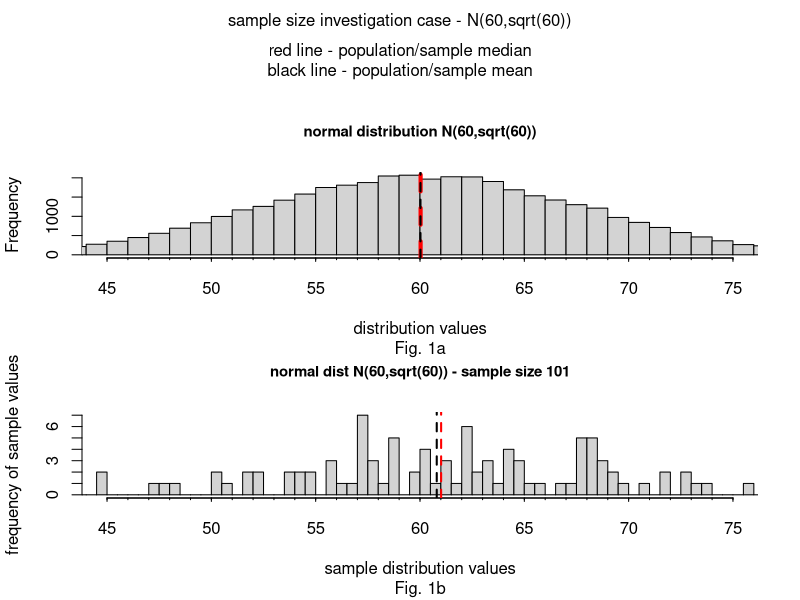
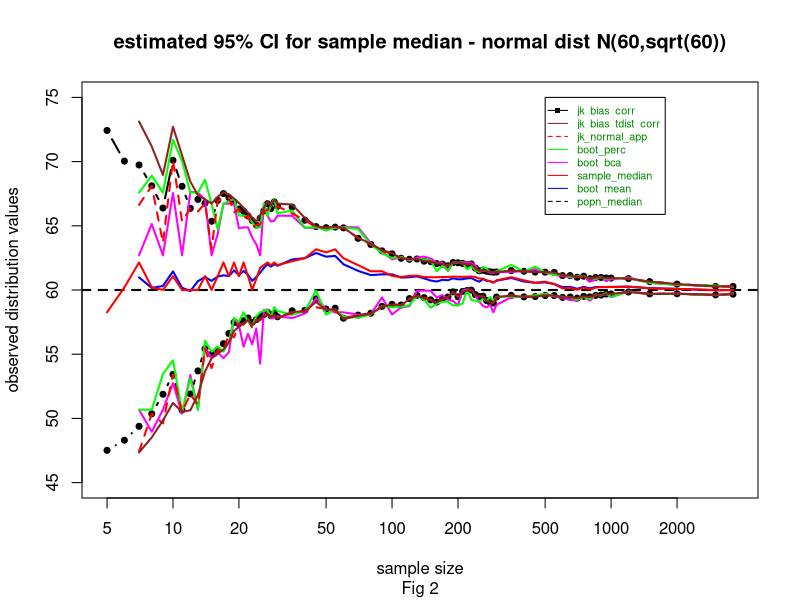
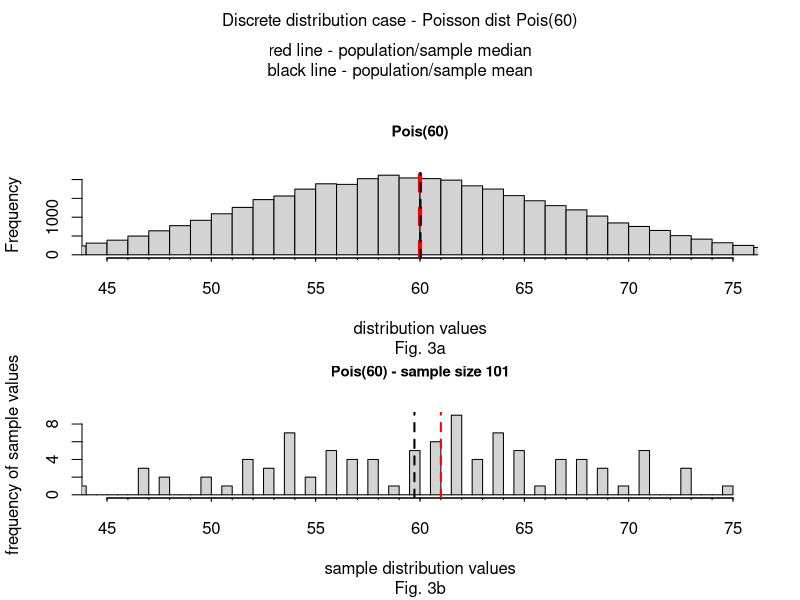

Source code (R) for these figures, in order: (Note: a time limit stopped this script after it produced the figures.)
## ---- chunk 1
setwd("d:/courses/research/variance")

par(mfrow=c(2,1))
par(fig=c(0,1,0.4,0.85))

#large sample size
set.seed(13)
norm_dist <- rnorm(40000,60,sqrt(60))
#table(norm_dist) 
median_dist <- median(norm_dist)
hist(norm_dist,xlim=c(45,75),breaks=80,main="normal distribution N(60,sqrt(60))",xaxt="n",sub="Fig. 1a",xlab="distribution values",cex.main=0.9)
axis(1, at=seq(45,75,1), label=F, tick=T, tck=-.02)
axis(1, at=seq(45,75,5), tck=-.04)
abline(v=median_dist,col="red",lwd=4,lty=2)
abline(v=mean(norm_dist),col="black",lwd=2,lty=2)

# small sample size 1000 
set.seed(719)
rnorm_samp <- rnorm(101,60,sqrt(60))
par(fig=c(0,1,0,0.45), new=TRUE)
hist(rnorm_samp,breaks=80,xlim=c(45,75),main="normal dist N(60,sqrt(60)) - sample size 101",xaxt="n",sub="Fig. 1b",xlab="sample distribution values",ylab="frequency of sample values",cex.main=0.9)
meannormsamp <- mean(sort(rnorm_samp))
mednormsamp <- median(rnorm_samp)
axis(1, at=seq(45,75,1), label=F, tick=T, tck=-.02)
axis(1, at=seq(45,75,5), tck=-.04)
abline(v=meannormsamp,col="black",lwd=2,lty=2)
abline(v=mednormsamp,col="red",lwd=2,lty=2)

mtext("sample size investigation case - N(60,sqrt(60))", side=3, outer=TRUE, line=-1.5)
mtext("red line - population/sample median", side=3, outer=TRUE, line=-3)
mtext("black line - population/sample mean", side=3, outer=TRUE, line=-4)

## ---- chunk 2
setwd("d:/courses/research/variance")

library(boot)
stat <- function(x, i) {median(x[i])}

sampsizes <- c(seq(5,30,1),seq(35,55,5),seq(60,300,10),seq(350,1000,50),1200,1500,2000,3000,3600)
#sampsizes <- c(seq(1000,1000,1))
nsamp <- length(sampsizes)
init <- c(rep("",nsamp))
boot_int_l <- init
boot_bca_l <- init
boot_int_u <- init
boot_bca_u <- init
boot_mean <- init

sample_med <- init

jkinv_l <- init
jkinv_u <- init
jkinv_ba_l <- init
jkinv_ba_u <- init
jkinv_bat_l <- init
jkinv_bat_u <- init

count <- 0
for (inn in sampsizes) 
  {
  count <- count+1
set.seed(719)
rnorm_samp <- rnorm(inn,60,sqrt(60))
sort_norm_samp <- sort(rnorm_samp)

n <- length(sort_norm_samp)
theta <- as.numeric(strsplit(as.character(names(quantile(sort_norm_samp,probs=c(.5)))),"%"))/100
#theta
sample_med[count] <- median(sort_norm_samp)


thetapos <- floor(n/2)


jkinv <- sapply(1 : n,
             function(i) {
               Fn <- quantile(sort_norm_samp[-i],
                              probs=seq(1/(n-1),1,1/(n-1)));
               p1 <- as.numeric(strsplit(as.character(names(Fn[thetapos])),"%"))/100;
               p2 <- as.numeric(strsplit(as.character(names(Fn[thetapos-1])),"%"))/100;
               ifelse(i <= thetapos,p1,p2)
                             }
)
#jkinv
#print(jkinv)
thetaBar <- mean(jkinv)
#thetaBar
jkexpinv <- (jkinv-thetaBar)*sqrt(n)+thetaBar
jkexpand <- quantile(sort_norm_samp,jkexpinv) 
#jkexpand
biasEstinv <- (n - 1) * (thetaBar - theta)
#biasEstinv
seEstinv <- sqrt((n - 1) * mean((jkinv - thetaBar)^2))
#print(seEstinv)
#print("Jackknife estimates using percentile scale and backtransformed")
#print(inn)
#quantile(sort_norm_samp,thetaBar)

jkinv_ba_l[count] <- quantile(sort_norm_samp,0.5-1.96*seEstinv)
jkinv_ba_u[count] <- quantile(sort_norm_samp,0.5+1.96*seEstinv)


possible_error4 <- tryCatch(quantile(sort_norm_samp,0.5-qt(.975,inn-1)*seEstinv),error=function(e) e)
  
  if (inherits(possible_error4,"error") ) {next}

jkinv_bat_l[count] <- quantile(sort_norm_samp,0.5-qt(.975,inn-1)*seEstinv)
jkinv_bat_u[count] <- quantile(sort_norm_samp,0.5+qt(.975,inn-1)*seEstinv)
 



possible_error3 <- tryCatch(quantile(sort_norm_samp,thetaBar-1.96*seEstinv),error=function(e) e)
  
  if (inherits(possible_error3,"error") ) {next}

jkinv_l[count] <- quantile(sort_norm_samp,thetaBar-1.96*seEstinv)

possible_error4 <- tryCatch(quantile(sort_norm_samp,thetaBar+1.96*seEstinv),error=function(e) e)
  
  if (inherits(possible_error4,"error") ) {next}


jkinv_u[count] <- quantile(sort_norm_samp,thetaBar+1.96*seEstinv)



nreps <- ifelse(inn <= 1000, 100, 100)




possible_error <- tryCatch(boot(data = rnorm_samp,
                 statistic = stat,
                 R = nreps),error=function(e) e)
  
  if (inherits(possible_error,"error") ) {next}
      
      boot.out <- boot(data = rnorm_samp,statistic = stat,R = nreps);
boot_mean[count] <- mean(boot.out$t)

possible_error2 <- tryCatch(boot.ci(boot.out,type=c("perc","bca")),error=function(e) e)
  
  if (inherits(possible_error2,"error") ) {next}


info <- boot.ci(boot.out,type=c("perc","bca"));
 
boot_int_l[count] <- info$perc[1,4];
boot_bca_l[count] <- info$bca[1,4];
boot_int_u[count] <- info$perc[1,5];
boot_bca_u[count] <- info$bca[1,5];

 



}

output_boot1 <- cbind(sampsizes,sample_med,boot_int_l,boot_int_u,boot_bca_l,boot_bca_u,
boot_mean,jkinv_l,jkinv_u,jkinv_ba_l,jkinv_ba_u,jkinv_bat_l,jkinv_bat_u)

#output_boot1

par(mfrow=c(1,1))

plot(x=as.numeric(output_boot1[,"sampsizes"]),y=output_boot1[,"jkinv_ba_l"],type="b",lwd=2,ylim=c(45,75),xlim=c(5,3600),log="x",pch=20,xlab="sample size",ylab="observed distribution values",main="estimated 95% CI for sample median - normal dist N(60,sqrt(60))",sub="Fig 2")
par(new=T)
plot(x=as.numeric(output_boot1[,"sampsizes"]),y=output_boot1[,"jkinv_ba_u"],type="b",lwd=2,axes=F,xlab="",ylab="",ylim=c(45,75),xlim=c(5,3600),log="x",pch=20)
par(new=F)
lines(x=as.numeric(output_boot1[,"sampsizes"]),y=output_boot1[,"boot_mean"],lwd=2,col="blue")
abline(h=60,lwd=2,col="black",lty=2)
lines(x=as.numeric(output_boot1[,"sampsizes"]),y=output_boot1[,"sample_med"],lty=1,lwd=2,col="red")
lines(x=as.numeric(output_boot1[,"sampsizes"]),y=output_boot1[,"boot_bca_l"],lty=1,lwd=2,col="magenta")
lines(x=as.numeric(output_boot1[,"sampsizes"]),y=output_boot1[,"boot_bca_u"],lty=1,lwd=2,col="magenta")
lines(x=as.numeric(output_boot1[,"sampsizes"]),y=output_boot1[,"boot_int_l"],lty=1,lwd=2,col="green")
lines(x=as.numeric(output_boot1[,"sampsizes"]),y=output_boot1[,"boot_int_u"],lty=1,lwd=2,col="green")
lines(x=as.numeric(output_boot1[,"sampsizes"]),y=output_boot1[,"jkinv_l"],lty=2,lwd=2,col="red")
lines(x=as.numeric(output_boot1[,"sampsizes"]),y=output_boot1[,"jkinv_u"],lty=2,lwd=2,col="red")
lines(x=as.numeric(output_boot1[,"sampsizes"]),y=output_boot1[,"jkinv_bat_l"],lty=1,lwd=2,col="brown4")
lines(x=as.numeric(output_boot1[,"sampsizes"]),y=output_boot1[,"jkinv_bat_u"],lty=1,lwd=2,col="brown4")
legend(500, 75, c("jk_bias_corr", "jk_bias_tdist_corr", "jk_normal_app","boot_perc","boot_bca","sample_median","boot_mean","popn_median"), col = c("black", "brown4", "red","green","magenta","red","blue","black"),
       text.col = "green4", lty = c(1,1,2,1,1,1,1,2), pch = c(15, NA, NA, NA, NA, NA, NA, NA),cex=.65,
       merge = TRUE, bg = "white")
## ---- chunk 3
setwd("d:/courses/research/variance")

par(mfrow=c(2,1))
par(fig=c(0,1,0.4,0.85))

#large sample size
set.seed(13)
pois_dist <- rpois(40000,60)
#table(norm_dist) 
median_dist <- median(pois_dist)
hist(pois_dist,xlim=c(45,75),breaks=80,main="Pois(60)",xaxt="n",sub="Fig. 3a",xlab="distribution values",cex.main=0.9)
axis(1, at=seq(45,75,1), label=F, tick=T, tck=-.02)
axis(1, at=seq(45,75,5), tck=-.04)
abline(v=median_dist,col="red",lwd=4,lty=2)
abline(v=mean(norm_dist),col="black",lwd=2,lty=2)

# small sample size 1000 
set.seed(719)
pois_samp <- rpois(101,60)
par(fig=c(0,1,0,0.45), new=TRUE)
hist(pois_samp,breaks=80,xlim=c(45,75),main="Pois(60) - sample size 101",xaxt="n",sub="Fig. 3b",xlab="sample distribution values",ylab="frequency of sample values",cex.main=0.9)
meanpoissamp <- mean(sort(pois_samp))
medpoissamp <- median(pois_samp)
axis(1, at=seq(45,75,1), label=F, tick=T, tck=-.02)
axis(1, at=seq(45,75,5), tck=-.04)
abline(v=meanpoissamp,col="black",lwd=2,lty=2)
abline(v=medpoissamp,col="red",lwd=2,lty=2)

mtext("Discrete distribution case - Poisson dist Pois(60)", side=3, outer=TRUE, line=-1.5)
mtext("red line - population/sample median", side=3, outer=TRUE, line=-3)
mtext("black line - population/sample mean", side=3, outer=TRUE, line=-4)

## ---- chunk 4
setwd("d:/courses/research/variance")

library(boot)
stat <- function(x, i) {median(x[i])}

sampsizes <- c(seq(5,30,1),seq(35,55,5),seq(60,300,10),seq(350,1000,50),1200,1500,2000,3000,3600)
#sampsizes <- c(seq(20,20,1))
nsamp <- length(sampsizes)
init <- c(rep("",nsamp))
boot_int_l <- init
boot_bca_l <- init
boot_int_u <- init
boot_bca_u <- init
boot_mean <- init

sample_med <- init

jkinv_l <- init
jkinv_u <- init
jkinv_ba_l <- init
jkinv_ba_u <- init
jkinv_bat_l <- init
jkinv_bat_u <- init

count <- 0
for (inn in sampsizes) 
{
  count <- count+1
  set.seed(719)
  pois_samp <- rpois(inn,60)
  sort_pois_samp <- sort(pois_samp)
  
  n <- length(sort_pois_samp)
  theta <- as.numeric(strsplit(as.character(names(quantile(sort_norm_samp,probs=c(.5)))),"%"))/100
  #theta
  sample_med[count] <- median(sort_pois_samp)
  
  
  thetapos <- floor(n/2)
  
  
  jkinv <- sapply(1 : n,
                  function(i) {
                    Fn <- quantile(sort_pois_samp[-i],
                                   probs=seq(1/(n-1),1,1/(n-1)));
                    p1 <- as.numeric(strsplit(as.character(names(Fn[thetapos])),"%"))/100;
                    p2 <- as.numeric(strsplit(as.character(names(Fn[thetapos-1])),"%"))/100;
                    ifelse(i <= thetapos,p1,p2)
                  }
  )
  #jkinv
  #print(jkinv)
  thetaBar <- mean(jkinv)
  #thetaBar
  jkexpinv <- (jkinv-thetaBar)*sqrt(n)+thetaBar
  jkexpand <- quantile(sort_norm_samp,jkexpinv) 
  #jkexpand
  biasEstinv <- (n - 1) * (thetaBar - theta)
  #biasEstinv
  seEstinv <- sqrt((n - 1) * mean((jkinv - thetaBar)^2))
  #print(seEstinv)
  #print("Jackknife estimates using percentile scale and backtransformed")
  #print(inn)
  #quantile(sort_norm_samp,thetaBar)
  
  jkinv_ba_l[count] <- quantile(sort_pois_samp,0.5-1.96*seEstinv)
  jkinv_ba_u[count] <- quantile(sort_pois_samp,0.5+1.96*seEstinv)
  
  
  possible_error4 <- tryCatch(quantile(sort_pois_samp,0.5-qt(.975,inn-1)*seEstinv),error=function(e) e)
  
  if (inherits(possible_error4,"error") ) {next}
  
  jkinv_bat_l[count] <- quantile(sort_pois_samp,0.5-qt(.975,inn-1)*seEstinv)
  jkinv_bat_u[count] <- quantile(sort_pois_samp,0.5+qt(.975,inn-1)*seEstinv)
  
  
  
  
  possible_error3 <- tryCatch(quantile(sort_pois_samp,thetaBar-1.96*seEstinv),error=function(e) e)
  
  if (inherits(possible_error3,"error") ) {next}
  
  jkinv_l[count] <- quantile(sort_pois_samp,thetaBar-1.96*seEstinv)
  
  possible_error4 <- tryCatch(quantile(sort_pois_samp,thetaBar+1.96*seEstinv),error=function(e) e)
  
  if (inherits(possible_error4,"error") ) {next}
  
  
  jkinv_u[count] <- quantile(sort_pois_samp,thetaBar+1.96*seEstinv)
  
  
  
  nreps <- ifelse(inn <= 1000, 100, 100)
  
  
  
  
  possible_error <- tryCatch(boot(data = pois_samp,
                                  statistic = stat,
                                  R = nreps),error=function(e) e)
  
  if (inherits(possible_error,"error") ) {next}
  
  boot.out <- boot(data = pois_samp,statistic = stat,R = nreps);
  boot_mean[count] <- mean(boot.out$t)
  
  possible_error2 <- tryCatch(boot.ci(boot.out,type=c("perc","bca")),error=function(e) e)
  
  if (inherits(possible_error2,"error") ) {next}
  
  
  info <- boot.ci(boot.out,type=c("perc","bca"));
  #print(info)
  
  boot_int_l[count] <- info$perc[1,4];
  boot_bca_l[count] <- info$bca[1,4];
  boot_int_u[count] <- info$perc[1,5];
  boot_bca_u[count] <- info$bca[1,5];
  
  
  
  
  
}

output_boot1 <- cbind(sampsizes,sample_med,boot_int_l,boot_int_u,boot_bca_l,boot_bca_u,
                      boot_mean,jkinv_l,jkinv_u,jkinv_ba_l,jkinv_ba_u,jkinv_bat_l,jkinv_bat_u)

#output_boot1

par(mfrow=c(1,1))

plot(x=as.numeric(output_boot1[,"sampsizes"]),y=output_boot1[,"jkinv_ba_l"],type="b",lwd=2,ylim=c(45,75),xlim=c(5,3600),log="x",pch=20,xlab="sample size",ylab="observed distribution values",main="estimated 95% CI for sample median - Pois(60)",sub="Fig 4")
par(new=T)
plot(x=as.numeric(output_boot1[,"sampsizes"]),y=output_boot1[,"jkinv_ba_u"],type="b",lwd=2,axes=F,xlab="",ylab="",ylim=c(45,75),xlim=c(5,3600),log="x",pch=20)
par(new=F)
lines(x=as.numeric(output_boot1[,"sampsizes"]),y=output_boot1[,"boot_mean"],lwd=2,col="blue")
abline(h=60,lwd=2,col="black",lty=2)
lines(x=as.numeric(output_boot1[,"sampsizes"]),y=output_boot1[,"sample_med"],lty=1,lwd=2,col="red")
lines(x=as.numeric(output_boot1[,"sampsizes"]),y=output_boot1[,"boot_bca_l"],lty=1,lwd=2,col="magenta")
lines(x=as.numeric(output_boot1[,"sampsizes"]),y=output_boot1[,"boot_bca_u"],lty=1,lwd=2,col="magenta")
lines(x=as.numeric(output_boot1[,"sampsizes"]),y=output_boot1[,"boot_int_l"],lty=1,lwd=2,col="green")
lines(x=as.numeric(output_boot1[,"sampsizes"]),y=output_boot1[,"boot_int_u"],lty=1,lwd=2,col="green")
lines(x=as.numeric(output_boot1[,"sampsizes"]),y=output_boot1[,"jkinv_l"],lty=2,lwd=2,col="red")
lines(x=as.numeric(output_boot1[,"sampsizes"]),y=output_boot1[,"jkinv_u"],lty=2,lwd=2,col="red")
lines(x=as.numeric(output_boot1[,"sampsizes"]),y=output_boot1[,"jkinv_bat_l"],lty=1,lwd=2,col="brown4")
lines(x=as.numeric(output_boot1[,"sampsizes"]),y=output_boot1[,"jkinv_bat_u"],lty=1,lwd=2,col="brown4")
legend(500, 75, c("jk_bias_corr", "jk_bias_tdist_corr", "jk_normal_app","boot_perc","boot_bca","sample_median","boot_mean","popn_median"), col = c("black", "brown4", "red","green","magenta","red","blue","black"),
       text.col = "green4", lty = c(1,1,2,1,1,1,1,2), pch = c(15, NA, NA, NA, NA, NA, NA, NA),cex=.65,
       merge = TRUE, bg = "white")
## ---- chunk 5
setwd("d:/courses/research/variance")

par(mfrow=c(2,1))
par(fig=c(0,1,0.4,0.85))

#large sample size
set.seed(13)
biv_dist <- c(rpois(40000,40),rpois(40000,80))
#table(norm_dist) 
median_dist <- median(biv_dist)
#median_dist
hist(biv_dist,xlim=c(25,95),breaks=80,main="Pois(40)+Pois(80)",xaxt="n",sub="Fig. 5a",xlab="distribution values",cex.main=0.9)
axis(1, at=seq(20,100,5), label=F, tick=T, tck=-.02)
axis(1, at=seq(20,100,10), tck=-.04)
abline(v=median_dist,col="red",lwd=4,lty=2)
abline(v=mean(biv_dist),col="black",lwd=2,lty=2)

# small sample size 1000 
set.seed(719)
pois_samp <- c(rpois(101,40),rpois(101,80))
par(fig=c(0,1,0,0.45), new=TRUE)
hist(pois_samp,breaks=80,xlim=c(25,95),main="Pois(40)+Pois(80) - sample size 101",xaxt="n",sub="Fig. 5b",xlab="sample distribution values",ylab="frequency of sample values",cex.main=0.9)
meanpoissamp <- mean(sort(pois_samp))
medpoissamp <- median(pois_samp)
axis(1, at=seq(20,100,5), label=F, tick=T, tck=-.02)
axis(1, at=seq(20,100,10), tck=-.04)
abline(v=meanpoissamp,col="black",lwd=2,lty=2)
abline(v=medpoissamp,col="red",lwd=2,lty=2)

mtext("Skewed Discrete distribution case - bivariate Pois(40)+Pois(80)", side=3, outer=TRUE, line=-1.5)
mtext("red line - population/sample median", side=3, outer=TRUE, line=-3)
mtext("black line - population/sample mean", side=3, outer=TRUE, line=-4)

## ---- chunk 6
setwd("d:/courses/research/variance")

library(boot)
stat <- function(x, i) {median(x[i])}

sampsizes <- c(seq(5,30,1),seq(35,55,5),seq(60,300,10),seq(350,1000,50),1200,1500,2000,3000,3600)
#sampsizes <- c(seq(20,20,1))
nsamp <- length(sampsizes)
init <- c(rep("",nsamp))
boot_int_l <- init
boot_bca_l <- init
boot_int_u <- init
boot_bca_u <- init
boot_mean <- init

sample_med <- init

jkinv_l <- init
jkinv_u <- init
jkinv_ba_l <- init
jkinv_ba_u <- init
jkinv_bat_l <- init
jkinv_bat_u <- init

count <- 0
for (inn in sampsizes) 
{
  count <- count+1
  set.seed(719)
  pois_samp <- c(rpois(floor(inn/2),40),rpois(floor(inn/2)+1,80))
  sort_pois_samp <- sort(pois_samp)
  
  n <- length(sort_pois_samp)
  theta <- as.numeric(strsplit(as.character(names(quantile(sort_norm_samp,probs=c(.5)))),"%"))/100
  #theta
  sample_med[count] <- median(sort_pois_samp)
  
  
  thetapos <- floor(n/2)
  
  
  jkinv <- sapply(1 : n,
                  function(i) {
                    Fn <- quantile(sort_pois_samp[-i],
                                   probs=seq(1/(n-1),1,1/(n-1)));
                    p1 <- as.numeric(strsplit(as.character(names(Fn[thetapos])),"%"))/100;
                    p2 <- as.numeric(strsplit(as.character(names(Fn[thetapos-1])),"%"))/100;
                    ifelse(i <= thetapos,p1,p2)
                  }
  )
  #jkinv
  #print(jkinv)
  thetaBar <- mean(jkinv)
  #thetaBar
  jkexpinv <- (jkinv-thetaBar)*sqrt(n)+thetaBar
  jkexpand <- quantile(sort_norm_samp,jkexpinv) 
  #jkexpand
  biasEstinv <- (n - 1) * (thetaBar - theta)
  #biasEstinv
  seEstinv <- sqrt((n - 1) * mean((jkinv - thetaBar)^2))
  #print(seEstinv)
  #print("Jackknife estimates using percentile scale and backtransformed")
  #print(inn)
  #quantile(sort_norm_samp,thetaBar)
  
  jkinv_ba_l[count] <- quantile(sort_pois_samp,0.5-1.96*seEstinv)
  jkinv_ba_u[count] <- quantile(sort_pois_samp,0.5+1.96*seEstinv)
  
  
  possible_error4 <- tryCatch(quantile(sort_pois_samp,0.5-qt(.975,inn-1)*seEstinv),error=function(e) e)
  
  if (inherits(possible_error4,"error") ) {next}
  
  jkinv_bat_l[count] <- quantile(sort_pois_samp,0.5-qt(.975,inn-1)*seEstinv)
  jkinv_bat_u[count] <- quantile(sort_pois_samp,0.5+qt(.975,inn-1)*seEstinv)
  
  
  
  
  possible_error3 <- tryCatch(quantile(sort_pois_samp,thetaBar-1.96*seEstinv),error=function(e) e)
  
  if (inherits(possible_error3,"error") ) {next}
  
  jkinv_l[count] <- quantile(sort_pois_samp,thetaBar-1.96*seEstinv)
  
  possible_error4 <- tryCatch(quantile(sort_pois_samp,thetaBar+1.96*seEstinv),error=function(e) e)
  
  if (inherits(possible_error4,"error") ) {next}
  
  
  jkinv_u[count] <- quantile(sort_pois_samp,thetaBar+1.96*seEstinv)
  
  
  
  nreps <- ifelse(inn <= 1000, 100, 100)
  
  
  
  
  possible_error <- tryCatch(boot(data = pois_samp,
                                  statistic = stat,
                                  R = nreps),error=function(e) e)
  
  if (inherits(possible_error,"error") ) {next}
  
  boot.out <- boot(data = pois_samp,statistic = stat,R = nreps);
  boot_mean[count] <- mean(boot.out$t)
  
  possible_error2 <- tryCatch(boot.ci(boot.out,type=c("perc","bca")),error=function(e) e)
  
  if (inherits(possible_error2,"error") ) {next}
  
  
  info <- boot.ci(boot.out,type=c("perc","bca"));
  #print(info)
  
  boot_int_l[count] <- info$perc[1,4];
  boot_bca_l[count] <- info$bca[1,4];
  boot_int_u[count] <- info$perc[1,5];
  boot_bca_u[count] <- info$bca[1,5];
  
  
  
  
  
}

output_boot1 <- cbind(sampsizes,sample_med,boot_int_l,boot_int_u,boot_bca_l,boot_bca_u,
                      boot_mean,jkinv_l,jkinv_u,jkinv_ba_l,jkinv_ba_u,jkinv_bat_l,jkinv_bat_u)

#output_boot1

par(mfrow=c(1,1))

plot(x=as.numeric(output_boot1[,"sampsizes"]),y=output_boot1[,"jkinv_ba_l"],type="b",lwd=2,ylim=c(25,95),xlim=c(5,3600),log="x",pch=20,xlab="sample size",ylab="observed distribution values",main="estimated 95% CI for sample median - bivariate Poisson dists means 40 & 80",sub="Fig 6")
par(new=T)
plot(x=as.numeric(output_boot1[,"sampsizes"]),y=output_boot1[,"jkinv_ba_u"],type="b",lwd=2,axes=F,xlab="",ylab="",ylim=c(25,95),xlim=c(5,3600),log="x",pch=20)
par(new=F)
lines(x=as.numeric(output_boot1[,"sampsizes"]),y=output_boot1[,"boot_mean"],lwd=2,col="blue")
abline(h=57,lwd=2,col="black",lty=2)
lines(x=as.numeric(output_boot1[,"sampsizes"]),y=output_boot1[,"sample_med"],lty=1,lwd=2,col="red")
lines(x=as.numeric(output_boot1[,"sampsizes"]),y=output_boot1[,"boot_bca_l"],lty=1,lwd=2,col="magenta")
lines(x=as.numeric(output_boot1[,"sampsizes"]),y=output_boot1[,"boot_bca_u"],lty=1,lwd=2,col="magenta")
lines(x=as.numeric(output_boot1[,"sampsizes"]),y=output_boot1[,"boot_int_l"],lty=1,lwd=2,col="green")
lines(x=as.numeric(output_boot1[,"sampsizes"]),y=output_boot1[,"boot_int_u"],lty=1,lwd=2,col="green")
lines(x=as.numeric(output_boot1[,"sampsizes"]),y=output_boot1[,"jkinv_l"],lty=2,lwd=2,col="red")
lines(x=as.numeric(output_boot1[,"sampsizes"]),y=output_boot1[,"jkinv_u"],lty=2,lwd=2,col="red")
lines(x=as.numeric(output_boot1[,"sampsizes"]),y=output_boot1[,"jkinv_bat_l"],lty=1,lwd=2,col="brown4")
lines(x=as.numeric(output_boot1[,"sampsizes"]),y=output_boot1[,"jkinv_bat_u"],lty=1,lwd=2,col="brown4")
legend(700, 96, c("jk_bias_corr", "jk_bias_tdist_corr", "jk_normal_app","boot_perc","boot_bca","sample_median","boot_mean","popn_median"), col = c("black", "brown4", "red","green","magenta","red","blue","black"),
       text.col = "green4", lty = c(1,1,2,1,1,1,1,2), pch = c(15, NA, NA, NA, NA, NA, NA, NA),cex=.65,
       merge = TRUE, bg = "white")
